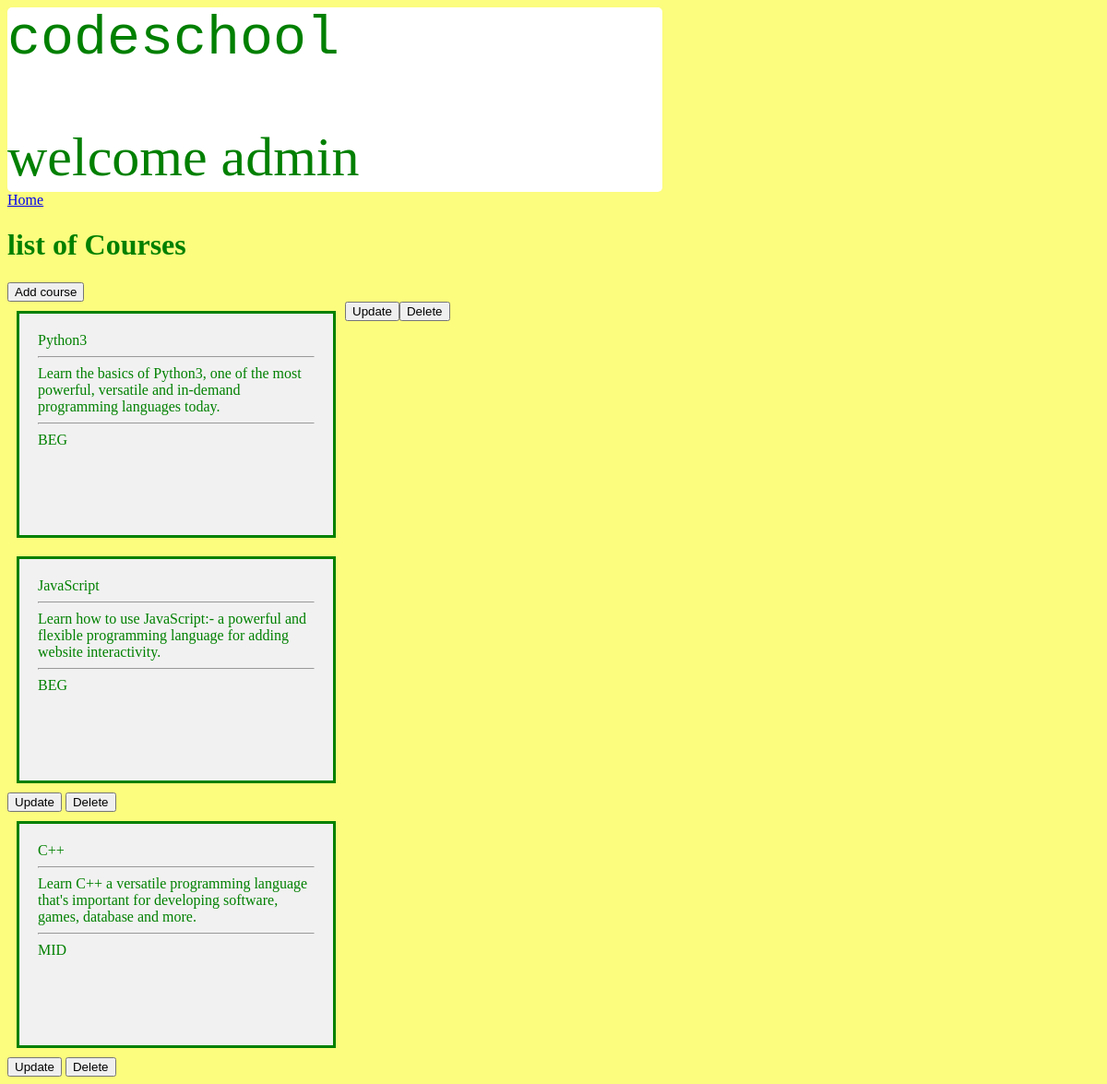
Page /course/ (signed in) on the committed database.
### Reg/models.py (models this page shows, shortened)
class Course(models.Model):
    BEGINNER = "BEG"
    INTERMIDIATE = "MID"
    ADVANCED = "EXP"
    COURSE_LEVEL_CHOICES = [
        ( BEGINNER, "Beginner"),
        (INTERMIDIATE, "Intermidiate"),
        (ADVANCED, "Advanced"),
    ]
    level = models.CharField(max_length=3, choices=COURSE_LEVEL_CHOICES, default=BEGINNER)
    title = models.CharField(max_length=30)
    description = models.TextField(max_length=300)

### Reg/views.py (the view)
# urls.py: path('course/',views.ListCourse.as_view(), name="listcourse"),
class ListCourse(LoginRequiredMixin, ListView):
    model = Course

### Reg/templates/Reg/course_list.html (shortened to what this page needs)
{% extends './base.html' %}
{% block content %}
<a href="{% url 'home' %}">Home</a>
<h1>list of Courses</h1>
<a href="{% url 'createcourse' %}"><button>Add course</button></a>
<div class="flex-container">
   {% for course in course_list %}
   <div class="box">
    {{ course.title }}
    <hr />
    {{ course.description }}
    <div class="level">
    <hr />
    {{ course.level}}</div>
   </div>
   <a href="{% url 'updatecourse' course.id %}"><button>Update</button></a>
   <a href="{% url 'deletecourse' course.id %}"><button>Delete</button></a>
</div>
{% endfor %}
{% endblock %}

### Reg/templates/Reg/base.html (shortened to what this page needs)
    <head>
    </head>
    <body>
        {% load static %}
            <div class="user">
              <code>codeschool</code>
              <p>welcome {{ user }} </p>
          </div>
        {% block content %}{% endblock content %}
    </body>

### Reg/templates/Reg/base.html (style rules this page uses)
body { background-color: #fcfc7e; color:green; }
.user { color: green; background-color:white; height:200px; width: 60%; border-radius: 5px; font-size: 60px; }
.flex-container { display: flex; flex-direction: row; }
.box { height: 200px; width: 300px; border: solid; background-color: #f1f1f1; margin: 10px; padding: 20px; }

### rows in the picture
Course: title "Python3", description "Learn the basics of Python3, one of the most powerful, versatile and in-demand programming languages today.", level "BEG"
Course: title "JavaScript", description "Learn how to use JavaScript:- a powerful and flexible programming language for adding website interactivity.", level "BEG"
Course: title "C++", description "Learn C++ a versatile programming language that's important for developing software, games, database and more.", level "MID"

### other values in the picture
{{ user }} "admin"
